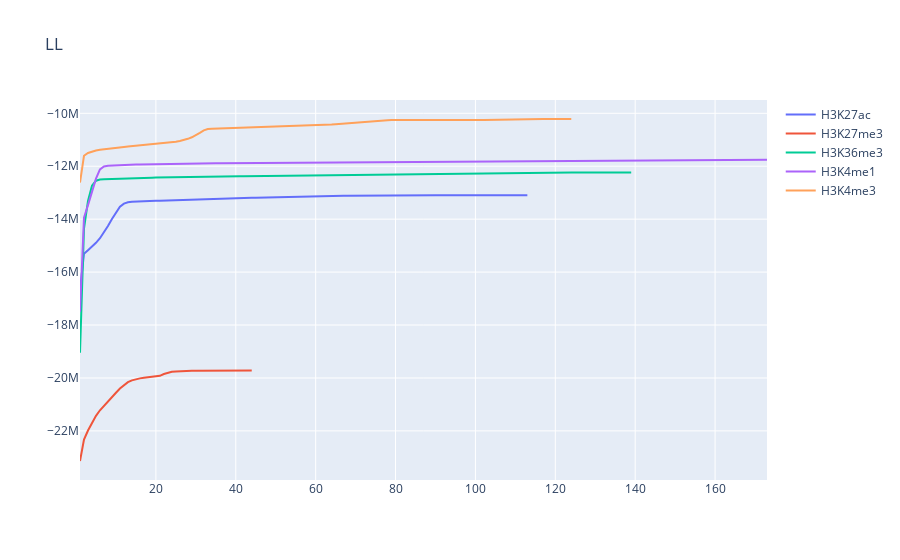

The code cell stored with this chart in its notebook:
### Markdown cell above
```
cd /mnt/stripe/shpynov_2021_cd14_noise1/bams

# Launch models
for M in K27ac K27me3 K36me3 K4me1 K4me3; do 
    echo $M; java -jar span.jar analyze -t H3$M.bam -c input*$M*.bam -cs ../hg38.chrom.sizes \
        --model H3$M.span -w $(pwd) --debug --iterations 200; 
done

# LL
for M in K27ac K27me3 K36me3 K4me1 K4me3; do 
    echo $M; 
    cat logs/*$M*.log | grep LL: | sed -E 's/.*LL: //g' | awk '{print($1)}' > ll_H3$M.tsv; 
done
```

### Code cell
WORKDIR='/mnt/stripe/shpynov/2021_cd14_noise1/bams'

fig = go.Figure(layout=go.Layout(title=go.layout.Title(text="LL")))
for M in ['H3K27ac', 'H3K27me3', 'H3K36me3', 'H3K4me1', 'H3K4me3']:
    t = pd.read_csv(f'{WORKDIR}/ll_{M}.tsv', names=['ll'], sep='\t')
    t['iteration'] = range(1, len(t) + 1)
    t['name'] = M
    fig.add_trace(go.Scatter(x=t['iteration'], y=t['ll'], name=M, line_shape='linear'))

fig.show()
